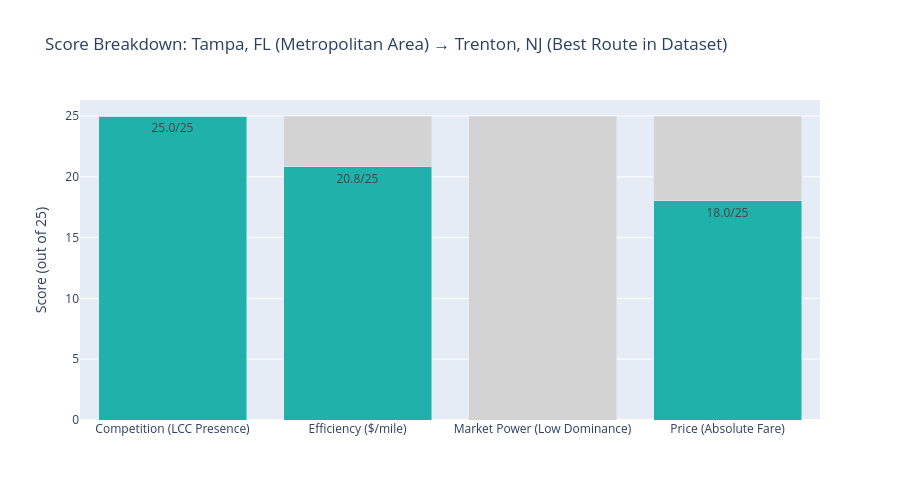

The notebook cell this image was saved under:
### Markdown cell above
### Score Components Breakdown

This shows how the #1 best route in the market achieves its high affordability score.

### Code cell
# Analyze score components for top routes
top_route = best_routes.iloc[0]['route_directional']
top_route_data = df_scored[df_scored['route_directional'] == top_route].iloc[0]

components = pd.DataFrame({
    'Component': ['Competition\n(LCC Presence)', 'Efficiency\n($/mile)', 'Market Power\n(Low Dominance)', 'Price\n(Absolute Fare)'],
    'Score': [top_route_data['competition_score'], 
              top_route_data['efficiency_score'],
              top_route_data['market_score'],
              top_route_data['price_score']],
    'Max': [25, 25, 25, 25]
})

fig = go.Figure()
fig.add_trace(go.Bar(name='Score', x=components['Component'], y=components['Score'], 
                     text=components['Score'], texttemplate='%{text:.1f}/25',
                     marker_color='lightseagreen'))
fig.add_trace(go.Bar(name='Remaining', x=components['Component'], 
                     y=components['Max'] - components['Score'],
                     marker_color='lightgray'))

fig.update_layout(barmode='stack', 
                  title=f'Score Breakdown: {top_route} (Best Route in Dataset)',
                  yaxis_title='Score (out of 25)',
                  height=500,
                  showlegend=False)
fig.show()

print(f"\n Best Route: {top_route}")
print(f"   Total Score: {top_route_data['affordability_score']:.1f}/100")
print(f"   Average Fare: ${top_route_data['fare']:.2f}")
print(f"   LCC Market Share: {top_route_data['lf_ms']:.1%}")
print(f"   Price per Mile: ${top_route_data['price_per_mile']:.3f}")

### Figure 1 — Plotly figure (JSON) as saved in the notebook; plotly's stock layout.template omitted (floating-point values rounded to 4 significant figures)
{"data": [{"marker": {"color": "lightseagreen"}, "name": "Score", "text": [25.0, 20.85, 0.0, 18.04], "texttemplate": "%{text:.1f}/25", "type": "bar", "x": ["Competition\n(LCC Presence)", "Efficiency\n($/mile)", "Market Power\n(Low Dominance)", "Price\n(Absolute Fare)"], "y": [25.0, 20.85, 0.0, 18.04]}, {"marker": {"color": "lightgray"}, "name": "Remaining", "type": "bar", "x": ["Competition\n(LCC Presence)", "Efficiency\n($/mile)", "Market Power\n(Low Dominance)", "Price\n(Absolute Fare)"], "y": [0.0, 4.155, 25.0, 6.961]}], "layout": {"barmode": "stack", "height": 500, "showlegend": false, "title": {"text": "Score Breakdown: Tampa, FL (Metropolitan Area) → Trenton, NJ (Best Route in Dataset)"}, "yaxis": {"title": {"text": "Score (out of 25)"}}}}
